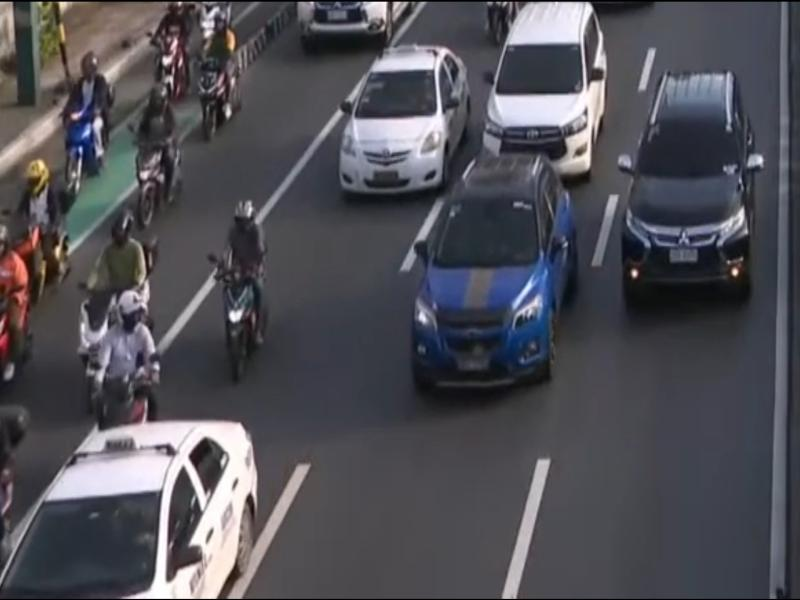
#> input picture library/examples/assets/edsa_vehicles/EDSA-Orense-2_mp4-0077.jpg, 800 x 600 px
$ jupyter execute --allow-errors sam3_canvas_example.ipynb
#> lines starting #> are read from the running program, lines starting #| are printed output that depends on the picture
# SAM3 Canvas Mode Example

Canvas mode stitches a reference crop (with a bounding box annotation) alongside the target image into a single canvas.
The model segments objects in the target region that match the reference.

This notebook shows two variants:
1. **Canvas without text** — relies purely on the visual reference (`categories=["visual"]`)
2. **Canvas with text** — adds a real category name for better precision

[cell 1]
from pathlib import Path

import cv2
import matplotlib.pyplot as plt
import numpy as np

from instantlearn.data.base import Category, Sample
#> (the rest of this cell did not finish here and is left out)

## 1. Define reference and targets

We annotate a single SUV in the reference image with an `[x1, y1, x2, y2]` bounding box.

[cell 2]
ASSETS = Path("assets/edsa_vehicles")
CATEGORY = "SUV"

# Reference: one SUV bounding box on frame 0077
# Roboflow annotations are (center_x, center_y, width, height) at 1920x1080.
# The image is 800x600, so we scale and convert to xyxy format.
ann_w, ann_h = 1920, 1080  # annotation resolution
img_w, img_h = 800, 600    # actual image resolution
sx, sy = img_w / ann_w, img_h / ann_h

# SUV annotation: center_x=1176.55, center_y=495.96, w=451.33, h=551.48
cx, cy, bw, bh = 1176.55, 495.96, 451.33, 551.48
x1 = (cx - bw / 2) * sx
y1 = (cy - bh / 2) * sy
x2 = (cx + bw / 2) * sx
y2 = (cy + bh / 2) * sy

ref_path = ASSETS / "EDSA-Orense-2_mp4-0077.jpg"
ref_bbox = np.array([[x1, y1, x2, y2]], dtype=np.float32)

# Target images
target_paths = [
    ASSETS / "EDSA-Orense-2_mp4-0151.jpg",
    ASSETS / "EDSA-Orense-2_mp4-0164.jpg",
]

print(f"Reference bbox (xyxy): {ref_bbox[0]}")

# Show reference with bbox
img = cv2.cvtColor(cv2.imread(str(ref_path)), cv2.COLOR_BGR2RGB)
fig, ax = plt.subplots(figsize=(8, 5))
ax.imshow(img)
bx1, by1, bx2, by2 = ref_bbox[0].astype(int)
ax.add_patch(plt.Rectangle((bx1, by1), bx2 - bx1, by2 - by1, linewidth=2, edgecolor="orange", facecolor="none"))
ax.set_title(f"Reference: {ref_path.name} — bbox for '{CATEGORY}'")
ax.axis("off")
plt.tight_layout()
plt.show()
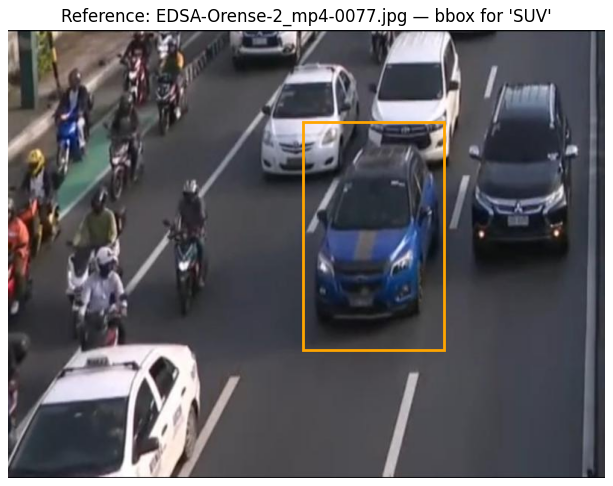
#> figure drawn by matplotlib, 1 panel
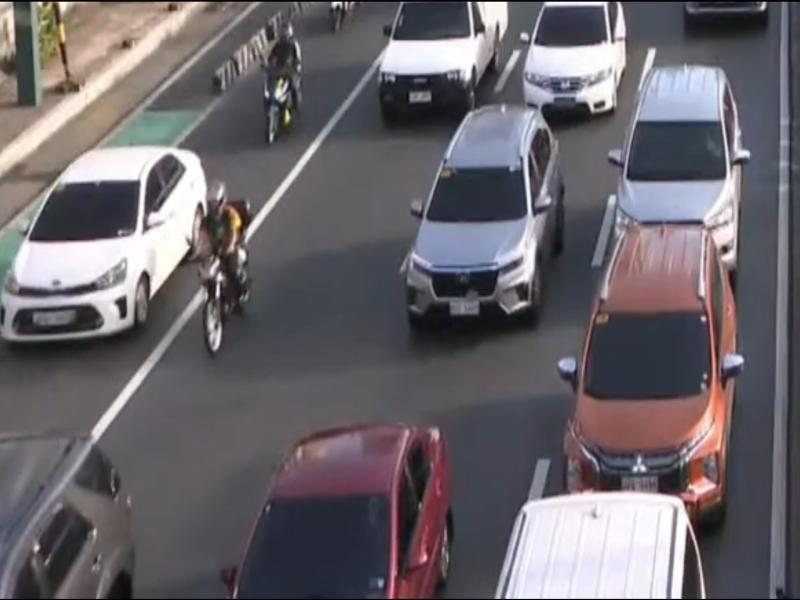
#> input picture library/examples/assets/edsa_vehicles/EDSA-Orense-2_mp4-0151.jpg, 800 x 600 px

## 2. Canvas without text

Initialize SAM3 in Canvas mode. When `categories` is omitted, the model defaults to
visual-only matching — no text guidance.

#> (a cell that did not finish here is left out)

## 3. Canvas with text

Refit the same model with the real category name `"SUV"`. Text improves precision.

#> (a cell that did not finish here is left out)

## 4. Compare results

[cell 5]
COLOR_MAP = {0: [30, 144, 255]}

fig, axes = plt.subplots(len(target_paths), 3, figsize=(20, 7 * len(target_paths)))

#> (the rest of this cell did not finish here and is left out)
